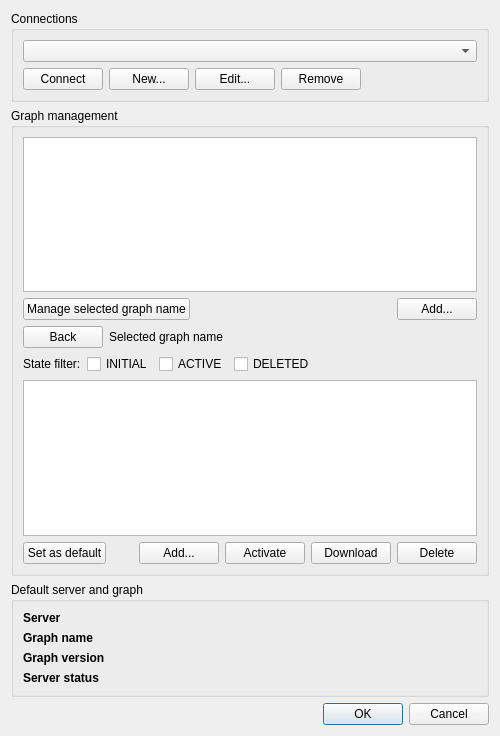
<?xml version="1.0" encoding="UTF-8"?>
<ui version="4.0">
 <class>Dialog</class>
 <widget class="QDialog" name="Dialog">
  <property name="enabled">
   <bool>true</bool>
  </property>
  <property name="geometry">
   <rect>
    <x>0</x>
    <y>0</y>
    <width>500</width>
    <height>736</height>
   </rect>
  </property>
  <property name="minimumSize">
   <size>
    <width>500</width>
    <height>0</height>
   </size>
  </property>
  <property name="windowTitle">
   <string>Graph Manager - Graphium</string>
  </property>
  <layout class="QVBoxLayout" name="verticalLayout">
   <item>
    <widget class="QGroupBox" name="groupBox">
     <property name="sizePolicy">
      <sizepolicy hsizetype="Preferred" vsizetype="Fixed">
       <horstretch>0</horstretch>
       <verstretch>0</verstretch>
      </sizepolicy>
     </property>
     <property name="minimumSize">
      <size>
       <width>0</width>
       <height>0</height>
      </size>
     </property>
     <property name="maximumSize">
      <size>
       <width>16777215</width>
       <height>16777215</height>
      </size>
     </property>
     <property name="title">
      <string>Connections</string>
     </property>
     <layout class="QVBoxLayout" name="verticalLayout_4">
      <item>
       <widget class="QComboBox" name="cboConnections"/>
      </item>
      <item>
       <layout class="QHBoxLayout" name="horizontalLayout_5">
        <item>
         <widget class="QPushButton" name="btnConnect">
          <property name="text">
           <string>Connect</string>
          </property>
         </widget>
        </item>
        <item>
         <widget class="QPushButton" name="btnNewConnection">
          <property name="text">
           <string>New...</string>
          </property>
         </widget>
        </item>
        <item>
         <widget class="QPushButton" name="btnEditConnection">
          <property name="text">
           <string>Edit...</string>
          </property>
         </widget>
        </item>
        <item>
         <widget class="QPushButton" name="btnRemoveConnection">
          <property name="text">
           <string>Remove</string>
          </property>
         </widget>
        </item>
        <item>
         <spacer name="horizontalSpacer">
          <property name="orientation">
           <enum>Qt::Horizontal</enum>
          </property>
          <property name="sizeHint" stdset="0">
           <size>
            <width>40</width>
            <height>20</height>
           </size>
          </property>
         </spacer>
        </item>
       </layout>
      </item>
     </layout>
    </widget>
   </item>
   <item>
    <widget class="QGroupBox" name="groupGraphNames">
     <property name="title">
      <string>Graph management</string>
     </property>
     <layout class="QVBoxLayout" name="verticalLayout_2">
      <item>
       <widget class="QWidget" name="widgetGraphNames" native="true">
        <property name="sizePolicy">
         <sizepolicy hsizetype="Expanding" vsizetype="Expanding">
          <horstretch>0</horstretch>
          <verstretch>0</verstretch>
         </sizepolicy>
        </property>
        <layout class="QVBoxLayout" name="verticalLayout_5">
         <property name="leftMargin">
          <number>0</number>
         </property>
         <property name="topMargin">
          <number>0</number>
         </property>
         <property name="rightMargin">
          <number>0</number>
         </property>
         <property name="bottomMargin">
          <number>0</number>
         </property>
         <item>
          <widget class="QTableView" name="tableGraphNames">
           <property name="sizePolicy">
            <sizepolicy hsizetype="Preferred" vsizetype="Preferred">
             <horstretch>0</horstretch>
             <verstretch>0</verstretch>
            </sizepolicy>
           </property>
           <property name="selectionMode">
            <enum>QAbstractItemView::SingleSelection</enum>
           </property>
           <property name="selectionBehavior">
            <enum>QAbstractItemView::SelectRows</enum>
           </property>
          </widget>
         </item>
         <item>
          <layout class="QHBoxLayout" name="layoutGraphNameToolsBottom">
           <item>
            <widget class="QPushButton" name="btnManageSelectedGraphName">
             <property name="text">
              <string>Manage selected graph name</string>
             </property>
            </widget>
           </item>
           <item>
            <spacer name="horizontalSpacer_2">
             <property name="orientation">
              <enum>Qt::Horizontal</enum>
             </property>
             <property name="sizeHint" stdset="0">
              <size>
               <width>40</width>
               <height>20</height>
              </size>
             </property>
            </spacer>
           </item>
           <item>
            <widget class="QPushButton" name="btnAddGraphName">
             <property name="text">
              <string>Add...</string>
             </property>
            </widget>
           </item>
          </layout>
         </item>
        </layout>
       </widget>
      </item>
      <item>
       <widget class="QWidget" name="widgetGraphVersions" native="true">
        <property name="sizePolicy">
         <sizepolicy hsizetype="Expanding" vsizetype="Expanding">
          <horstretch>0</horstretch>
          <verstretch>0</verstretch>
         </sizepolicy>
        </property>
        <layout class="QVBoxLayout" name="verticalLayout_7">
         <property name="leftMargin">
          <number>0</number>
         </property>
         <property name="topMargin">
          <number>0</number>
         </property>
         <property name="rightMargin">
          <number>0</number>
         </property>
         <property name="bottomMargin">
          <number>0</number>
         </property>
         <item>
          <layout class="QHBoxLayout" name="layoutGraphVersionToolsTop">
           <item>
            <widget class="QPushButton" name="btnHideGraphVersions">
             <property name="text">
              <string>Back</string>
             </property>
             <property name="default">
              <bool>false</bool>
             </property>
             <property name="flat">
              <bool>false</bool>
             </property>
            </widget>
           </item>
           <item>
            <widget class="QLabel" name="lblSelectedGraphName">
             <property name="text">
              <string>Selected graph name</string>
             </property>
            </widget>
           </item>
           <item>
            <spacer name="horizontalSpacer_4">
             <property name="orientation">
              <enum>Qt::Horizontal</enum>
             </property>
             <property name="sizeHint" stdset="0">
              <size>
               <width>40</width>
               <height>20</height>
              </size>
             </property>
            </spacer>
           </item>
          </layout>
         </item>
         <item>
          <layout class="QHBoxLayout" name="horizontalLayout_2">
           <item>
            <widget class="QLabel" name="label">
             <property name="sizePolicy">
              <sizepolicy hsizetype="Preferred" vsizetype="Preferred">
               <horstretch>0</horstretch>
               <verstretch>0</verstretch>
              </sizepolicy>
             </property>
             <property name="text">
              <string>State filter:</string>
             </property>
            </widget>
           </item>
           <item>
            <widget class="QCheckBox" name="chkFilterStateInitial">
             <property name="text">
              <string>INITIAL</string>
             </property>
            </widget>
           </item>
           <item>
            <widget class="QCheckBox" name="chkFilterStateActive">
             <property name="text">
              <string>ACTIVE</string>
             </property>
            </widget>
           </item>
           <item>
            <widget class="QCheckBox" name="chkFilterStateDeleted">
             <property name="text">
              <string>DELETED</string>
             </property>
            </widget>
           </item>
           <item>
            <spacer name="horizontalSpacer_5">
             <property name="orientation">
              <enum>Qt::Horizontal</enum>
             </property>
             <property name="sizeHint" stdset="0">
              <size>
               <width>40</width>
               <height>20</height>
              </size>
             </property>
            </spacer>
           </item>
          </layout>
         </item>
         <item>
          <widget class="QTableView" name="tableGraphVersions">
           <property name="enabled">
            <bool>true</bool>
           </property>
           <property name="selectionMode">
            <enum>QAbstractItemView::SingleSelection</enum>
           </property>
           <property name="selectionBehavior">
            <enum>QAbstractItemView::SelectRows</enum>
           </property>
           <property name="gridStyle">
            <enum>Qt::SolidLine</enum>
           </property>
           <property name="sortingEnabled">
            <bool>true</bool>
           </property>
           <property name="cornerButtonEnabled">
            <bool>true</bool>
           </property>
          </widget>
         </item>
         <item>
          <layout class="QHBoxLayout" name="layoutGraphVersionToolsBottom">
           <item>
            <widget class="QPushButton" name="btnSelectGraphVersion">
             <property name="text">
              <string>Set as default</string>
             </property>
            </widget>
           </item>
           <item>
            <spacer name="horizontalSpacer_3">
             <property name="orientation">
              <enum>Qt::Horizontal</enum>
             </property>
             <property name="sizeHint" stdset="0">
              <size>
               <width>40</width>
               <height>20</height>
              </size>
             </property>
            </spacer>
           </item>
           <item>
            <widget class="QPushButton" name="btnAddGraphVersion">
             <property name="text">
              <string>Add...</string>
             </property>
            </widget>
           </item>
           <item>
            <widget class="QPushButton" name="btnActivateGraphVersion">
             <property name="text">
              <string>Activate</string>
             </property>
            </widget>
           </item>
           <item>
            <widget class="QPushButton" name="btnDownloadGraphVersion">
             <property name="text">
              <string>Download</string>
             </property>
            </widget>
           </item>
           <item>
            <widget class="QPushButton" name="btnDeleteGraphVersion">
             <property name="text">
              <string>Delete</string>
             </property>
            </widget>
           </item>
          </layout>
         </item>
        </layout>
       </widget>
      </item>
     </layout>
    </widget>
   </item>
   <item>
    <widget class="QGroupBox" name="groupBox_5">
     <property name="sizePolicy">
      <sizepolicy hsizetype="Preferred" vsizetype="Minimum">
       <horstretch>0</horstretch>
       <verstretch>0</verstretch>
      </sizepolicy>
     </property>
     <property name="title">
      <string>Default server and graph</string>
     </property>
     <layout class="QVBoxLayout" name="verticalLayout_6">
      <item>
       <layout class="QHBoxLayout" name="horizontalLayout_10">
        <item>
         <widget class="QLabel" name="lblDefaultGraphiumServerLabel">
          <property name="sizePolicy">
           <sizepolicy hsizetype="Minimum" vsizetype="Fixed">
            <horstretch>0</horstretch>
            <verstretch>0</verstretch>
           </sizepolicy>
          </property>
          <property name="minimumSize">
           <size>
            <width>86</width>
            <height>0</height>
           </size>
          </property>
          <property name="maximumSize">
           <size>
            <width>70</width>
            <height>16777215</height>
           </size>
          </property>
          <property name="font">
           <font>
            <weight>75</weight>
            <bold>true</bold>
           </font>
          </property>
          <property name="text">
           <string>Server</string>
          </property>
         </widget>
        </item>
        <item>
         <widget class="QLabel" name="lblDefaultGraphiumServer">
          <property name="text">
           <string/>
          </property>
         </widget>
        </item>
       </layout>
      </item>
      <item>
       <layout class="QHBoxLayout" name="horizontalLayout_11">
        <item>
         <widget class="QLabel" name="lblDefaultGraphNameLabel">
          <property name="sizePolicy">
           <sizepolicy hsizetype="Minimum" vsizetype="Fixed">
            <horstretch>0</horstretch>
            <verstretch>0</verstretch>
           </sizepolicy>
          </property>
          <property name="minimumSize">
           <size>
            <width>86</width>
            <height>0</height>
           </size>
          </property>
          <property name="maximumSize">
           <size>
            <width>70</width>
            <height>16777215</height>
           </size>
          </property>
          <property name="font">
           <font>
            <weight>75</weight>
            <bold>true</bold>
            <underline>false</underline>
           </font>
          </property>
          <property name="text">
           <string>Graph name</string>
          </property>
         </widget>
        </item>
        <item>
         <widget class="QLabel" name="lblDefaultGraphName">
          <property name="text">
           <string/>
          </property>
         </widget>
        </item>
       </layout>
      </item>
      <item>
       <layout class="QHBoxLayout" name="horizontalLayout_12">
        <item>
         <widget class="QLabel" name="lblDefaultGraphVersionLabel">
          <property name="sizePolicy">
           <sizepolicy hsizetype="Fixed" vsizetype="Preferred">
            <horstretch>0</horstretch>
            <verstretch>0</verstretch>
           </sizepolicy>
          </property>
          <property name="minimumSize">
           <size>
            <width>86</width>
            <height>0</height>
           </size>
          </property>
          <property name="font">
           <font>
            <weight>75</weight>
            <italic>false</italic>
            <bold>true</bold>
           </font>
          </property>
          <property name="text">
           <string>Graph version</string>
          </property>
         </widget>
        </item>
        <item>
         <widget class="QLabel" name="lblDefaultGraphVersion">
          <property name="text">
           <string/>
          </property>
         </widget>
        </item>
       </layout>
      </item>
      <item>
       <layout class="QHBoxLayout" name="horizontalLayout">
        <item>
         <widget class="QLabel" name="lblServerStatusLabel">
          <property name="sizePolicy">
           <sizepolicy hsizetype="Fixed" vsizetype="Preferred">
            <horstretch>0</horstretch>
            <verstretch>0</verstretch>
           </sizepolicy>
          </property>
          <property name="minimumSize">
           <size>
            <width>86</width>
            <height>0</height>
           </size>
          </property>
          <property name="font">
           <font>
            <weight>75</weight>
            <bold>true</bold>
           </font>
          </property>
          <property name="text">
           <string>Server status</string>
          </property>
         </widget>
        </item>
        <item>
         <widget class="QLabel" name="lblServerStatus">
          <property name="sizePolicy">
           <sizepolicy hsizetype="Preferred" vsizetype="Preferred">
            <horstretch>0</horstretch>
            <verstretch>0</verstretch>
           </sizepolicy>
          </property>
          <property name="minimumSize">
           <size>
            <width>0</width>
            <height>0</height>
           </size>
          </property>
          <property name="text">
           <string/>
          </property>
         </widget>
        </item>
       </layout>
      </item>
     </layout>
    </widget>
   </item>
   <item>
    <widget class="QDialogButtonBox" name="buttonBox">
     <property name="orientation">
      <enum>Qt::Horizontal</enum>
     </property>
     <property name="standardButtons">
      <set>QDialogButtonBox::Cancel|QDialogButtonBox::Ok</set>
     </property>
    </widget>
   </item>
  </layout>
  <zorder>groupBox_5</zorder>
  <zorder>groupBox</zorder>
  <zorder>groupGraphNames</zorder>
  <zorder>buttonBox</zorder>
 </widget>
 <resources/>
 <connections>
  <connection>
   <sender>buttonBox</sender>
   <signal>accepted()</signal>
   <receiver>Dialog</receiver>
   <slot>accept()</slot>
   <hints>
    <hint type="sourcelabel">
     <x>248</x>
     <y>254</y>
    </hint>
    <hint type="destinationlabel">
     <x>157</x>
     <y>274</y>
    </hint>
   </hints>
  </connection>
  <connection>
   <sender>buttonBox</sender>
   <signal>rejected()</signal>
   <receiver>Dialog</receiver>
   <slot>reject()</slot>
   <hints>
    <hint type="sourcelabel">
     <x>316</x>
     <y>260</y>
    </hint>
    <hint type="destinationlabel">
     <x>286</x>
     <y>274</y>
    </hint>
   </hints>
  </connection>
 </connections>
</ui>
